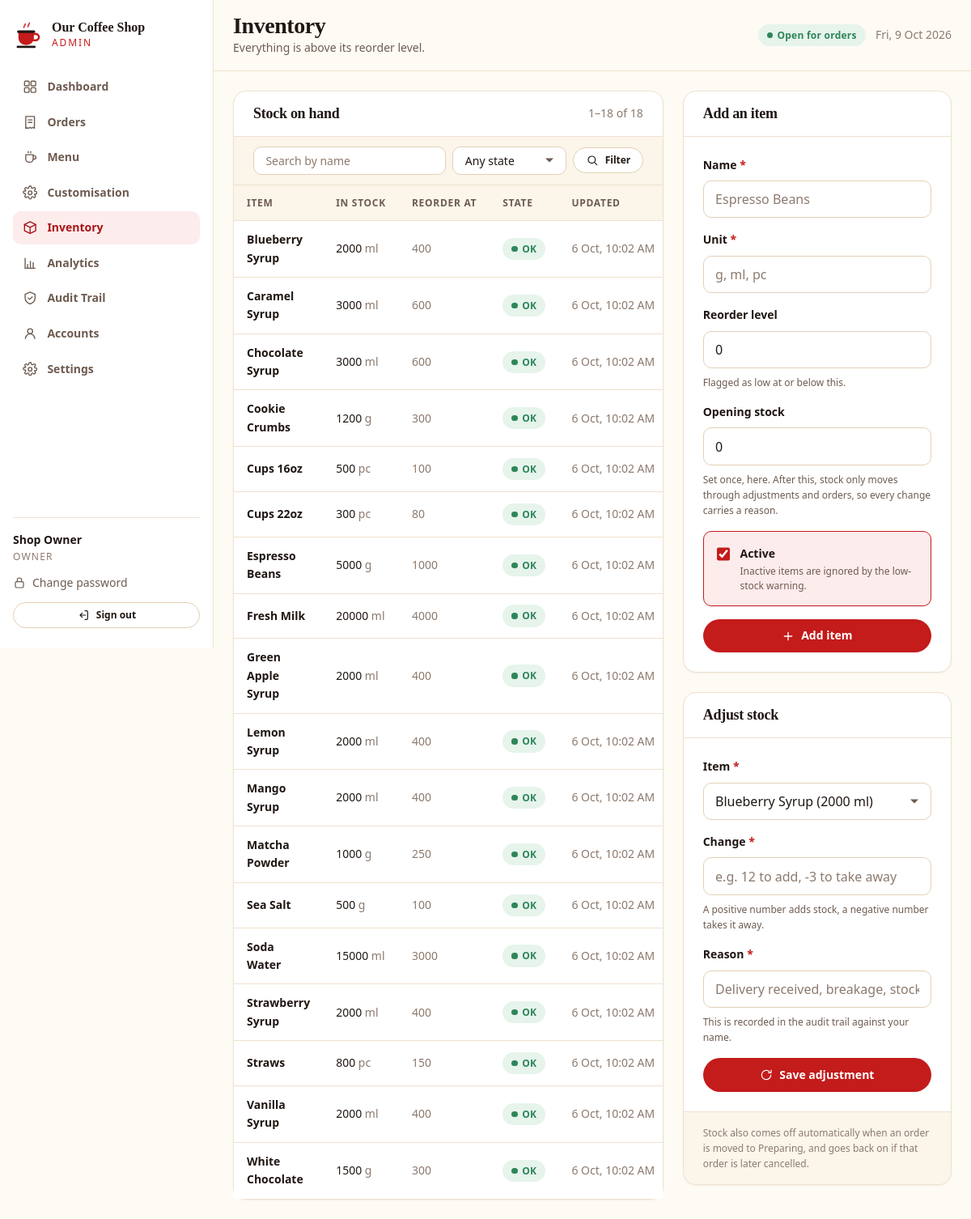
Page /admin-site/inventory.php (signed in) on the committed database.
### tables this page shows
CREATE TABLE `inventory_items` (
  `id`            INT UNSIGNED NOT NULL AUTO_INCREMENT,
  `name`          VARCHAR(120) NOT NULL,
  `unit`          VARCHAR(24)  NOT NULL DEFAULT 'pc',
  `stock_qty`     DECIMAL(12,3) NOT NULL DEFAULT 0,
  `reorder_level` DECIMAL(12,3) NOT NULL DEFAULT 0,
  `is_active`     TINYINT(1)   NOT NULL DEFAULT 1,
  `updated_at`    TIMESTAMP    NOT NULL DEFAULT CURRENT_TIMESTAMP ON UPDATE CURRENT_TIMESTAMP,
  PRIMARY KEY (`id`),
  UNIQUE KEY `uq_inventory_name` (`name`)
);

### shared/db.php (called while the page is built, shortened)
<?php
function db(): PDO
{
    static $pdo = null;
    if ($pdo instanceof PDO) {
        return $pdo;
    }
    $dsn = sprintf(
        'mysql:host=%s;port=%d;dbname=%s;charset=%s',
        DB_HOST,
        DB_PORT,
        DB_NAME,
        DB_CHARSET
    );
    try {
        $pdo = new PDO($dsn, DB_USER, DB_PASS, [
            PDO::ATTR_ERRMODE            => PDO::ERRMODE_EXCEPTION,
            PDO::ATTR_DEFAULT_FETCH_MODE => PDO::FETCH_ASSOC,
            PDO::ATTR_EMULATE_PREPARES   => false,
            PDO::ATTR_STRINGIFY_FETCHES  => false,
        ]);
        $offset = (new DateTime('now', new DateTimeZone(date_default_timezone_get())))->format('P');
        $pdo->exec("SET time_zone = '" . $offset . "'");
    } catch (PDOException $e) {
        error_log('Database connection failed: ' . $e->getMessage());
        if (APP_DEBUG) {
            throw $e;
        }
        http_response_code(503);
        exit('The system is temporarily unavailable. Please try again in a moment.');
    }
    return $pdo;
}
function db_query(string $sql, array $params = []): PDOStatement
{
    $stmt = db()->prepare($sql);
    $stmt->execute($params);
    return $stmt;
}
function db_all(string $sql, array $params = []): array
{
    return db_query($sql, $params)->fetchAll();
}
function db_value(string $sql, array $params = []): mixed
{
    $value = db_query($sql, $params)->fetchColumn();
    return $value === false ? null : $value;
}

### shared/helpers.php (called while the page is built, shortened)
<?php
function e(?string $value): string
{
    return htmlspecialchars($value ?? '', ENT_QUOTES | ENT_SUBSTITUTE, 'UTF-8');
}
function get_int(string $key, int $default = 0): int
{
    $value = filter_input(INPUT_GET, $key, FILTER_VALIDATE_INT);
    return is_int($value) ? $value : $default;
}
function get_string(string $key, string $default = ''): string
{
    $value = $_GET[$key] ?? $default;
    return is_string($value) ? trim($value) : $default;
}

### admin-site/inventory.php (the view, shortened to what this page needs)
<?php
require_once __DIR__ . '/partials/layout.php';
$search      = get_string('q');
$stateFilter = get_string('state');
$conditions = [];
$params     = [];
$where = $conditions === [] ? '' : ' WHERE ' . implode(' AND ', $conditions);
$totalItems = (int) db_value('SELECT COUNT(*) FROM inventory_items' . $where, $params);
$totalPages = max(1, (int) ceil($totalItems / PER_PAGE));
$page       = max(1, min($totalPages, get_int('page', 1)));
$offset     = ($page - 1) * PER_PAGE;
$items = db_all(
    'SELECT * FROM inventory_items' . $where . '
     ORDER BY (stock_qty <= reorder_level) DESC, name ASC
     LIMIT ' . PER_PAGE . ' OFFSET ' . $offset,
    $params
);
$allItems = db_all('SELECT id, name, unit, stock_qty FROM inventory_items ORDER BY name ASC');
$filterQuery = array_filter([
    'q'     => $search !== '' ? $search : null,
    'state' => $stateFilter !== '' ? $stateFilter : null,
]);
$hasFilters = $filterQuery !== [];
$selectedId = get_int('item');
$editId     = get_int('edit');
$editItem   = $editId > 0
    ? db_one('SELECT * FROM inventory_items WHERE id = ? LIMIT 1', [$editId])
    : null;
function qty(float|string $value): string
{
    $text = number_format((float) $value, 3, '.', '');
    return str_contains($text, '.') ? rtrim(rtrim($text, '0'), '.') : $text;
}
?>
<div class="inventory-grid">
  <section class="card">
    <div class="card-header">
      <h2>Stock on hand</h2>
      <span class="small subtle">
        <?php if ($totalItems === 0): ?>
          none
        <?php else: ?>
          <?= $offset + 1 ?>&ndash;<?= min($offset + PER_PAGE, $totalItems) ?> of <?= $totalItems ?>
        <?php endif; ?>
      </span>
    </div>
    <form class="filter-bar" method="get" action="<?= e(admin_url('inventory.php')) ?>" data-no-guard>
      <div class="filter-field filter-grow">
        <input class="input" type="search" id="filter_q" name="q" value="<?= e($search) ?>" autocomplete="off"
               placeholder="Search by name">
      </div>
      <div class="filter-field">
        <select class="select" id="filter_state" name="state">
          <option value="">Any state</option>
        </select>
      </div>
      <button type="submit" class="btn btn-sm btn-secondary">
        <?= admin_icon('icon-search', 'icon-sm') ?> Filter
      </button>
    </form>
    <?php if ($items === []): ?>
      <div class="empty">
        <?= admin_icon('icon-box', 'empty-icon') ?>
        <?php if ($hasFilters): ?>
          <h3>Nothing matches those filters</h3>
          <p class="mb-0">
            <a href="<?= e(admin_url('inventory.php')) ?>">Clear them</a> to see everything.
          </p>
        <?php else: ?>
          <h3>No inventory items</h3>
          <p class="mb-0">Add your first item using the form beside this list.</p>
        <?php endif; ?>
      </div>
    <?php else: ?>
      <div class="table-wrap table-flush">
        <table class="table">
          <thead>
            <tr>
              <th scope="col">Item</th>
              <th scope="col">In stock</th>
              <th scope="col">Reorder at</th>
              <th scope="col">State</th>
              <th scope="col">Updated</th>
            </tr>
          </thead>
          <tbody>
            <?php foreach ($items as $item): ?>
              <?php $isLow = (float) $item['stock_qty'] <= (float) $item['reorder_level']; ?>
              <tr class="<?= $isLow ? 'row-low' : '' ?>">
                <td>
                  <span class="bold"><?= e((string) $item['name']) ?></span>
                </td>
                <td class="tabular nowrap"><?= e(qty($item['stock_qty'])) ?> <span class="subtle small"><?= e((string) $item['unit']) ?></span></td>
                <td class="tabular nowrap subtle"><?= e(qty($item['reorder_level'])) ?></td>
                <td>
                  <span class="badge <?= $isLow ? 'badge-cancelled' : 'badge-ready' ?>">
                    <?= $isLow ? 'Low' : 'OK' ?>
                  </span>
                </td>
                <td class="small subtle nowrap">
                  <?= e(date('j M, g:i A', (int) strtotime((string) $item['updated_at']))) ?>
                </td>
              </tr>
            <?php endforeach; ?>
          </tbody>
        </table>
      </div>
    <?php endif; ?>
  </section>
  <div class="inventory-forms">
  <section class="card" id="item-form">
    <div class="card-header">
      <h2><?= $editItem === null ? 'Add an item' : 'Edit item' ?></h2>
    </div>
    <div class="card-body">
      <form method="post" action="<?= e(admin_url('inventory.php')) ?>">
        <div class="field">
          <label class="label" for="item_name">Name <span class="req">*</span></label>
          <input class="input" type="text" id="item_name" name="name" maxlength="120" required
                 value="<?= e((string) ($editItem['name'] ?? '')) ?>"
                 placeholder="Espresso Beans">
        </div>
        <div class="field-row">
          <div class="field">
            <label class="label" for="item_unit">Unit <span class="req">*</span></label>
            <input class="input" type="text" id="item_unit" name="unit" maxlength="24" required
                   value="<?= e((string) ($editItem['unit'] ?? '')) ?>"
                   placeholder="g, ml, pc">
          </div>
          <div class="field">
            <label class="label" for="item_reorder">Reorder level</label>
            <input class="input tabular" type="number" id="item_reorder" name="reorder_level"
                   step="0.001" min="0"
                   value="<?= e(qty($editItem['reorder_level'] ?? 0)) ?>">
            <p class="hint">Flagged as low at or below this.</p>
          </div>
        </div>
        <?php if ($editItem === null): ?>
          <div class="field">
            <label class="label" for="item_stock">Opening stock</label>
            <input class="input tabular" type="number" id="item_stock" name="stock_qty"
                   step="0.001" min="0" value="0">
            <p class="hint">
              Set once, here. After this, stock only moves through adjustments and orders,
              so every change carries a reason.
            </p>
          </div>
        <?php endif; ?>
        <label class="choice">
          <input type="checkbox" name="is_active" value="1"
                 <?= (int) ($editItem['is_active'] ?? 1) === 1 ? 'checked' : '' ?>>
          <span>
            <span class="choice-title">Active</span>
            <span class="choice-note">Inactive items are ignored by the low-stock warning.</span>
          </span>
        </label>
        <button type="submit" class="btn btn-block mt-4" data-busy-label="Saving">
          <?= admin_icon($editItem === null ? 'icon-plus' : 'icon-check', 'icon-sm') ?>
          <?= $editItem === null ? 'Add item' : 'Save changes' ?>
        </button>
      </form>
    </div>
  </section>
  <section class="card" id="adjust-form">
    <div class="card-header"><h2>Adjust stock</h2></div>
    <div class="card-body">
      <?php if ($allItems === []): ?>
        <p class="small subtle mb-0">There is nothing to adjust yet.</p>
      <?php else: ?>
        <form method="post" action="<?= e(admin_url('inventory.php')) ?>">
          <div class="field">
            <label class="label" for="item_id">Item <span class="req">*</span></label>
            <select class="select" id="item_id" name="item_id" required>
              <?php foreach ($allItems as $item): ?>
                <option value="<?= (int) $item['id'] ?>"<?= $selectedId === (int) $item['id'] ? ' selected' : '' ?>>
                  <?= e((string) $item['name']) ?> (<?= e(qty($item['stock_qty'])) ?> <?= e((string) $item['unit']) ?>)
                </option>
              <?php endforeach; ?>
            </select>
          </div>
          <div class="field">
            <label class="label" for="delta">Change <span class="req">*</span></label>
            <input class="input tabular" type="number" id="delta" name="delta" step="0.001" required
                   placeholder="e.g. 12 to add, -3 to take away">
            <p class="hint">A positive number adds stock, a negative number takes it away.</p>
          </div>
          <div class="field">
            <label class="label" for="reason">Reason <span class="req">*</span></label>
            <input class="input" type="text" id="reason" name="reason" maxlength="255" required
                   placeholder="Delivery received, breakage, stocktake correction">
            <p class="hint">This is recorded in the audit trail against your name.</p>
          </div>
          <button type="submit" class="btn btn-block" data-busy-label="Saving">
            <?= admin_icon('icon-refresh', 'icon-sm') ?> Save adjustment
          </button>
        </form>
      <?php endif; ?>
    </div>
    <div class="card-footer">
      <p class="tiny subtle mb-0">
        Stock also comes off automatically when an order is moved to Preparing,
        and goes back on if that order is later cancelled.
      </p>
    </div>
  </section>
  </div>
</div>

### assets/css/tokens.css (style rules this page uses)
:root { --cream-50: #FEFBF5; --cream-100: #FBF5EA; --cream-200: #F6EDDF; --cream-300: #EFE1CD; --cream-400: #E3D0B6; --red-500: #D42F2F; --red-600: #C41B1B; --red-700: #A81618; --red-800: #8E1416; --red-050: #FDECEC; --ink-900: #201713; --ink-800: #33241D; --ink-700: #4A3529; --ink-500: #6E5B50; --ink-400: #8C7A6E; --ink-300: #B3A396; --status-pending: #B7791F; --status-preparing: #C05621; --status-ready: #2F855A; --status-delivery: #2B6CB0; --status-completed: #4A5568; --status-cancelled: #A02020; --success-bg: #EAF6EF; --success-fg: #216B45; --warning-bg: #FDF3E2; --warning-fg: #8A5A12; --danger-bg: #FDECEC; --danger-fg: #9B1C1C; --info-bg: #EAF1FA; --info-fg: #1F4E85; --bg-page: var(--cream-50); --bg-surface: #FFFFFF; --bg-sunken: var(--cream-100); --bg-accent: var(--cream-200); --border: var(--cream-300); --border-strong:var(--cream-400); --text-primary: var(--ink-900); --text-secondary: var(--ink-500); --text-muted: var(--ink-400); --text-on-accent: #FFFFFF; --accent: var(--red-600); --accent-hover: var(--red-700); --accent-soft: var(--red-050); --font-display: Georgia, 'Iowan Old Style', 'Palatino Linotype', 'Times New Roman', serif; --font-body: system-ui, -apple-system, 'Segoe UI', Roboto, 'Helvetica Neue', Arial, sans-serif; --font-mono: ui-monospace, 'Cascadia Mono', Consolas, 'Courier New', monospace; --text-xs: 0.75rem; --text-sm: 0.875rem; --text-base: 1rem; --text-lg: 1.125rem; --text-xl: 1.375rem; --text-2xl: 1.75rem; --text-3xl: 2.25rem; --text-4xl: 3rem; --text-5xl: 3.75rem; --leading-tight: 1.15; --leading-snug: 1.35; --leading-normal:1.6; --space-1: 0.25rem; --space-2: 0.5rem; --space-3: 0.75rem; --space-4: 1rem; --space-5: 1.5rem; --space-6: 2rem; --space-7: 2.5rem; --space-8: 3rem; --space-10: 4rem; --space-12: 6rem; --radius-sm: 6px; --radius: 10px; --radius-lg: 16px; --radius-xl: 24px; --radius-pill: 999px; --shadow-sm: 0 1px 2px rgba(32, 23, 19, 0.06); --shadow: 0 2px 8px rgba(32, 23, 19, 0.07); --shadow-md: 0 6px 20px rgba(32, 23, 19, 0.09); --shadow-lg: 0 16px 40px rgba(32, 23, 19, 0.13); --ring: 0 0 0 3px rgba(196, 27, 27, 0.28); --container: 1180px; --container-narrow: 760px; --header-height: 76px; --transition: 160ms ease; }

### assets/css/base.css (style rules this page uses)
*, *::before, *::after { box-sizing: border-box; }
html { -webkit-text-size-adjust: 100%; scroll-behavior: smooth; }
body { margin: 0; background: var(--bg-page); color: var(--text-primary); font-family: var(--font-body); font-size: var(--text-base); line-height: var(--leading-normal); -webkit-font-smoothing: antialiased; text-rendering: optimizeLegibility; }
h1, h2, h3, h4, h5, h6 { margin: 0 0 var(--space-3); font-family: var(--font-display); font-weight: 700; line-height: var(--leading-tight); letter-spacing: -0.015em; color: var(--text-primary); }
h2 { font-size: var(--text-3xl); }
p { margin: 0 0 var(--space-4); }
.subtle { color: var(--text-muted); }
.small { font-size: var(--text-sm); }
.tiny { font-size: var(--text-xs); }
.bold { font-weight: 700; }
.nowrap { white-space: nowrap; }
.tabular { font-variant-numeric: tabular-nums; }
.mb-0 { margin-bottom: 0; }
.mt-4 { margin-top: var(--space-4); }

### assets/css/admin.css (style rules this page uses)
.filter-bar { padding: var(--space-4) var(--space-5); }
.table-flush { border: 0; border-radius: 0; }
.menu-grid, .inventory-grid { display: grid; grid-template-columns: minmax(0, 1fr); gap: var(--space-5); align-items: start; }
@media (min-width: 1080px) { .inventory-grid { grid-template-columns: minmax(0, 1.6fr) minmax(0, 1fr); } }
.inventory-forms { display: flex; flex-direction: column; gap: var(--space-5); min-width: 0; }
.filter-bar { display: flex; align-items: center; gap: var(--space-2); flex-wrap: wrap; padding: var(--space-3) var(--space-5); background: var(--bg-sunken); border-bottom: 1px solid var(--border); }
.filter-field { flex: 0 1 auto; min-width: 0; }
.filter-grow { flex: 1 1 12rem; }
.filter-bar .input, .filter-bar .select { padding-block: 0.45rem; font-size: var(--text-sm); }

### rows in the picture
inventory_items: name "Blueberry Syrup", stock_qty "2000", unit "ml", reorder_level "400", shows "OK", updated_at "6 Oct, 10:02 AM"
inventory_items: name "Caramel Syrup", stock_qty "3000", unit "ml", reorder_level "600", shows "OK", updated_at "6 Oct, 10:02 AM"
inventory_items: name "Chocolate Syrup", stock_qty "3000", unit "ml", reorder_level "600", shows "OK", updated_at "6 Oct, 10:02 AM"
inventory_items: name "Cookie Crumbs", stock_qty "1200", unit "g", reorder_level "300", shows "OK", updated_at "6 Oct, 10:02 AM"
inventory_items: name "Cups 16oz", stock_qty "500", unit "pc", reorder_level "100", shows "OK", updated_at "6 Oct, 10:02 AM"
inventory_items: name "Cups 22oz", stock_qty "300", unit "pc", reorder_level "80", shows "OK", updated_at "6 Oct, 10:02 AM"
inventory_items: name "Espresso Beans", stock_qty "5000", unit "g", reorder_level "1000", shows "OK", updated_at "6 Oct, 10:02 AM"
inventory_items: name "Fresh Milk", stock_qty "20000", unit "ml", reorder_level "4000", shows "OK", updated_at "6 Oct, 10:02 AM"
inventory_items: name "Green Apple Syrup", stock_qty "2000", unit "ml", reorder_level "400", shows "OK", updated_at "6 Oct, 10:02 AM"
inventory_items: name "Lemon Syrup", stock_qty "2000", unit "ml", reorder_level "400", shows "OK", updated_at "6 Oct, 10:02 AM"
inventory_items: name "Mango Syrup", stock_qty "2000", unit "ml", reorder_level "400", shows "OK", updated_at "6 Oct, 10:02 AM"
inventory_items: name "Matcha Powder", stock_qty "1000", unit "g", reorder_level "250", shows "OK", updated_at "6 Oct, 10:02 AM"
inventory_items: name "Sea Salt", stock_qty "500", unit "g", reorder_level "100", shows "OK", updated_at "6 Oct, 10:02 AM"
inventory_items: name "Soda Water", stock_qty "15000", unit "ml", reorder_level "3000", shows "OK", updated_at "6 Oct, 10:02 AM"
inventory_items: name "Strawberry Syrup", stock_qty "2000", unit "ml", reorder_level "400", shows "OK", updated_at "6 Oct, 10:02 AM"
inventory_items: name "Straws", stock_qty "800", unit "pc", reorder_level "150", shows "OK", updated_at "6 Oct, 10:02 AM"
inventory_items: name "Vanilla Syrup", stock_qty "2000", unit "ml", reorder_level "400", shows "OK", updated_at "6 Oct, 10:02 AM"
inventory_items: name "White Chocolate", stock_qty "1500", unit "g", reorder_level "300", shows "OK", updated_at "6 Oct, 10:02 AM"

### other values in the picture
setting('shop_name', APP_NAME) "Our Coffee Shop"
$item['label'] "Dashboard"
$item['label'] "Orders"
$item['label'] "Menu"
$item['label'] "Customisation"
$item['label'] "Inventory"
$item['label'] "Analytics"
$item['label'] "Audit Trail"
$item['label'] "Accounts"
$item['label'] "Settings"
$name "Shop Owner"
$heading "Inventory"
$subtitle "Everything is above its reorder level."
$offset + 1 "1"
min($offset + PER_PAGE, $totalItems) "18"
